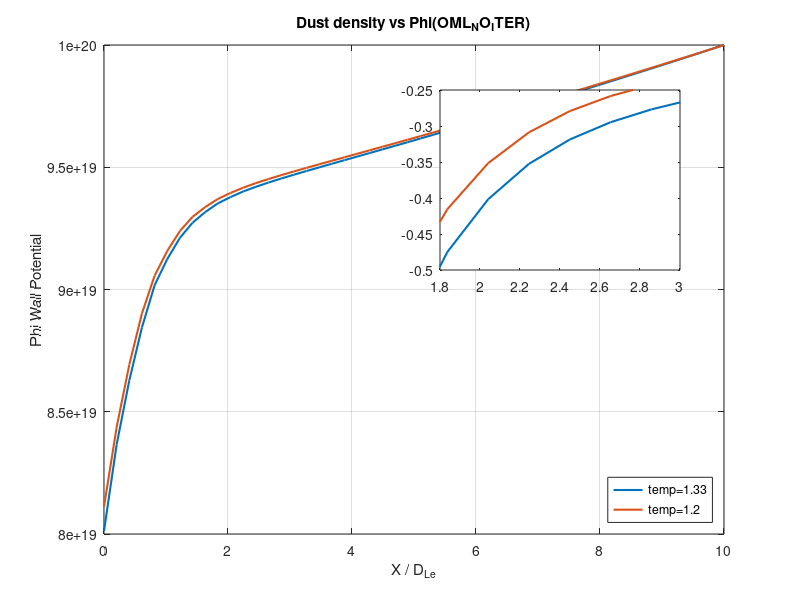

Recreate this plot in MATLAB.
load ("new_OML_output.mat")
plot(X/DLe, ni, 'LineWidth', 1.5)
hold on

%load ("new_OML_output.mat")
%plot(X/DLe, phi, 'LineWidth', 1.5)

load ("new_OML_output_temp=1.2.mat")
plot(X/DLe, ni, 'LineWidth', 1.5)


legend('temp=1.33', 'temp=1.2', 'Location', 'SouthEast')
xlabel('X / D_{Le}')
ylabel('Phi Wall Potential')
title("Dust density vs Phi(OML\_NO\_ITER)")
grid on

% ==== make inset plot ====
axes('Position',[0.55 0.55 0.3 0.3])   % [x y width height] normalized coords
box on
hold on

% Replot same data in zoom range
load ("new_OML_output.mat")
plot(X/DLe, phi, 'LineWidth', 1.5)

load ("new_OML_output_temp=1.2.mat")
plot(X/DLe, phi, 'LineWidth', 1.5)

%load ("OML_rd_5e-6_ndust_1e13_B_200e-3_NOITER.mat")
%plot(X/DLe, phi, 'LineWidth', 1.5)

xlim([1.8 3])   % zoomed region in x
ylim([-0.5 -0.25]) % adjust so you see the "interesting" top

%saveas(gcf,"Dustdensity_Vs_Potential(NO_ITER_OML).png")
